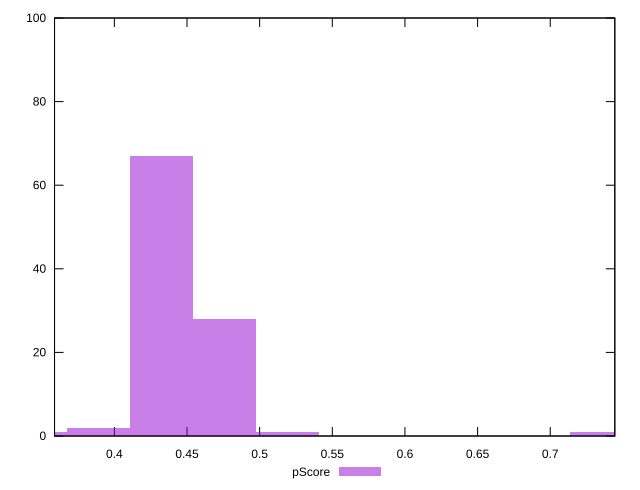

This chart was generated by the following gnuplot code:
reset

$pScore <<EOF
0.4757449467658706 28
0.34599632492063315 1
0.4324954061507914 67
0.7352421904563454 1
0.3892458655357123 2
0.5189944873809498 1
EOF

set key outside below
set boxwidth 0.04324954061507914
set xrange [0.3588235294117647:0.7444444444444445]
set yrange [0:100]
set trange [0:100]
set style fill transparent solid 0.5 noborder
set terminal svg size 640, 490 enhanced background rgb 'white'
set output "reprap/uses-webp-images/samples/pages+cached+noexternal+nomedia+nocss/pScore/histogram.svg"

plot $pScore title "pScore" with boxes

reset
